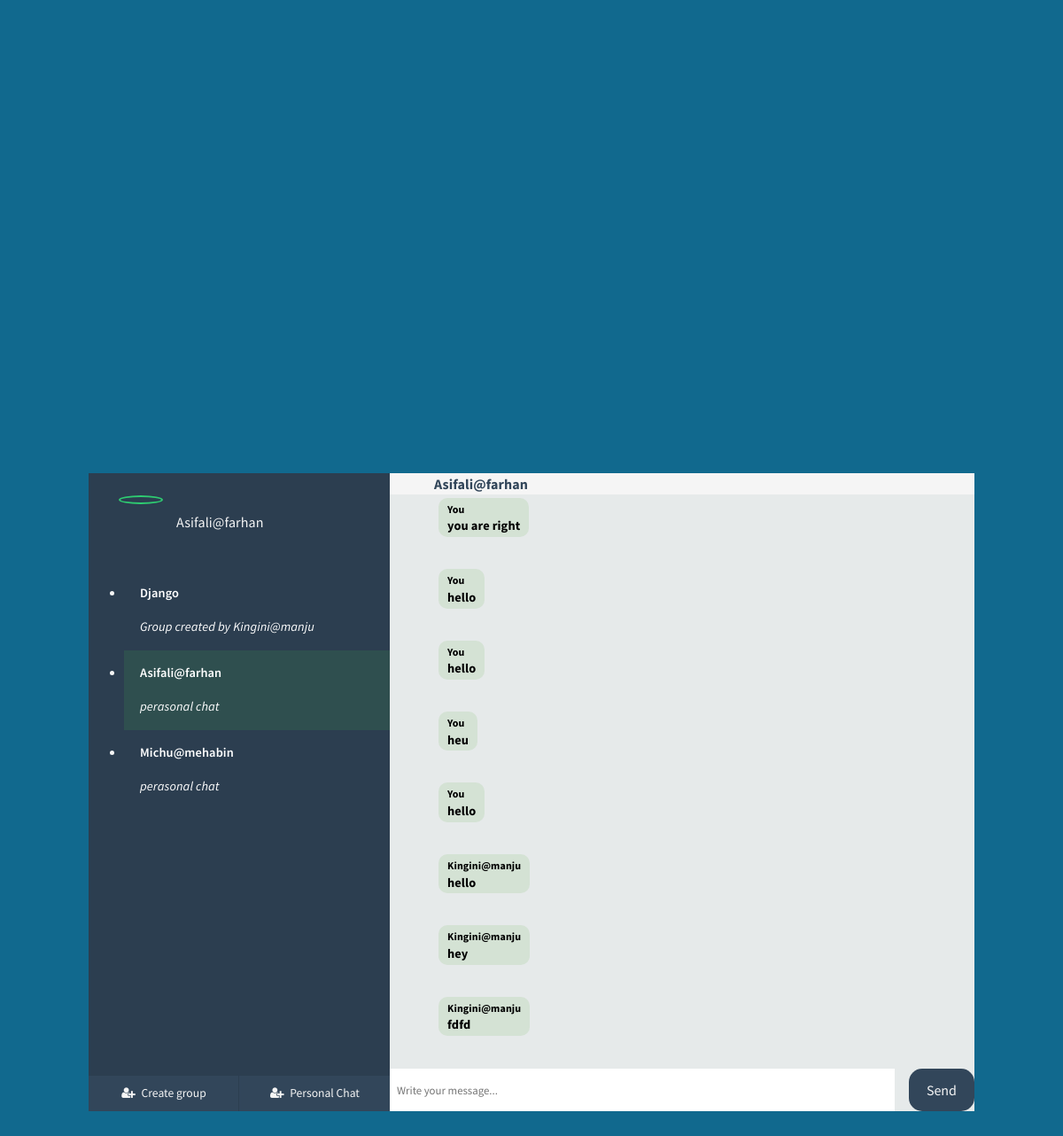
Page /personal_chat/Asifali@farhan/ (signed in) on the committed database.
### chat/models.py (models this page shows, shortened)
class Room(models.Model):
    title = models.CharField(max_length=128)
    code = models.CharField(unique=True, max_length=256, blank=True, null=True)
    users = models.ManyToManyField(User)
    date_created = models.DateTimeField(
        auto_now_add=True, blank=True, null=True)
    is_deleted = models.BooleanField(default=False)
    creator = models.ForeignKey(
        User, on_delete=models.CASCADE, related_name='room_creator')

### personal_chat/models.py (models this page shows, shortened)
class Thread(models.Model):
    name = models.CharField(max_length=50, null=True, blank=True)
    users = models.ManyToManyField('auth.User')

class PersonalMessage(models.Model):
    thread = models.ForeignKey(Thread, on_delete=models.CASCADE)
    sender = models.ForeignKey('auth.User', on_delete=models.CASCADE)
    text = models.TextField(blank=False, null=False)

### personal_chat/views.py (the view)
# urls.py: path('<str:username>/', views.lobby, name='lobby')
@login_required
def lobby(request, username):
    user = request.user
    try:
        lobby = Thread.objects.get(name=username)
    except:
        return HttpResponseForbidden()
    my_username = request.user.username
    chats = []
    chats = PersonalMessage.objects.filter(thread=lobby)
    all_rooms = Room.objects.all()
    active_rooms = []
    for i in all_rooms:
        members_list = i.users.all()
        if request.user in members_list:
            active_rooms.append(i)
    threads = Thread.objects.all()
    active_threads = []
    for thread in threads:
        members = thread.users.all()
        if user in members:
            active_threads.append(thread)
    current_site = get_current_site(request).domain
    if request.is_secure():
        protocol = "https://"
    else:
        protocol = "http://"
    return render(request, 'chat/personalchat.html', {
        "username": username,
        "my_username": my_username,
        "lobby": lobby,
        "active_rooms": active_rooms,
        "chats":chats,
        "active_threads":active_threads,
        "gform": ChatRoomForm(),
        "pform": PersonalChatForm()
    })

### chat/forms.py
class ChatRoomForm(forms.ModelForm):
    users = forms.ModelMultipleChoiceField(
        queryset=User.objects.all(),
        widget=forms.CheckboxSelectMultiple,
        required=True)
    class Meta:
        model = Room
        fields = ['title','users']
        widgets = {
            'title': TextInput(attrs={'class': 'required form-control', 'placeholder': 'New group name'}),
        }

### personal_chat/forms.py
class PersonalChatForm(forms.ModelForm):
    users = forms.ModelMultipleChoiceField(
        queryset=User.objects.all(),
        widget=forms.CheckboxSelectMultiple,
        required=True)
    class Meta:
        model = Thread
        fields = ['users']

### templates/chat/personalchat.html (shortened to what this page needs)
{%load static crispy_forms_tags %}
<!DOCTYPE html>
<html class="">
<head>
  <link href="//maxcdn.bootstrapcdn.com/bootstrap/4.0.0/css/bootstrap.min.css" rel="stylesheet" id="bootstrap-css" />
  <link rel="stylesheet prefetch" href="https://cdnjs.cloudflare.com/ajax/libs/meyer-reset/2.0/reset.min.css" />
  <link rel="stylesheet" href="https://cdnjs.cloudflare.com/ajax/libs/font-awesome/4.6.2/css/font-awesome.min.css" />
</head>
<body>
  <div id="frame">
    <div id="sidepanel">
      <div id="profile">
        <div class="wrap">
          <img id="profile-img" src="http://emilcarlsson.se/assets/mikeross.png" class="online" alt="" />
          <p>{{user.username}}</p>
        </div>
      </div>
      <div id="contacts">
        <ul>
          {%for i in active_rooms%}
          <li class="contact">
            <a href="{% url 'chat:room' room_code=i.code %}" class="d-block text-white" style="text-decoration: none;">
              <div class="wrap">
                <div class="meta">
                  <p class="name">{{i.title}}</p><p class="preview">
                    <i>Group created by {{i.creator}}</i>
                  </p>
                </div>
              </div>
            </a>
          </li>
          {%endfor%}
          {%for i in active_threads%}
          <li class="contact">
            <a href="{% url 'pearsonal_chat:lobby' username=i.name %}" class="d-block text-white" style="text-decoration: none;">
              <div class="wrap">
                <div class="meta">
                  <p class="name">{{i.name}}</p><p class="preview">
                    <i>perasonal chat</i>
                  </p>
                </div>
              </div>
            </a>
          </li>
          {%endfor%}
        </ul>
      </div>
      <div id="bottom-bar">
        <button id="creategroup" type="button">
          <i class="fa fa-user-plus fa-fw" aria-hidden="true"></i>
          <span>Create group</span>
        </button>
        <button id="createPersonal" type="button">
          <i class="fa fa-user-plus fa-fw" aria-hidden="true"></i>
          <span>Personal Chat</span>
        </button>
      </div>
    </div>
    <div class="content">
      <div class="contact-profile">
        <div>
          <b style="display: block">{{username}}</b>
        </div>
      </div>
      <div class="messages">
        <ul id="chat-log">
          {% for msg in chats %}
          <li class="msg-box sent" id="{{msg.id}}">
            <p>
              <b lass="messager" style="font-size: 12px; font-weight: bold;">{% if my_username == msg.sender.username %}You{%else%}{{msg.sender}}{%endif%}</b> <br />
              <b>{{msg.text}}</b>
            </p>
          </li>
          {%endfor%}
        </ul>
      </div>
      <div class="message-input">
        <div class="wrap">
          <input type="text" name="message" placeholder="Write your message..." id="chat-message-input" required />
          <button type="submit" class="submit" id="chat-message-submit">Send</button>
        </div>
      </div>
    </div>
    </div>
</body>
</html>

### templates/chat/personalchat.html (style rules this page uses)
body { display: flex; align-items: center; justify-content: center; min-height: 100vh; background: #11698e; font-family: "proxima-nova", "Source Sans Pro", sans-serif; font-size: 1em; letter-spacing: 0.1px; color: #32465a; text-rendering: optimizeLegibility; text-shadow: 1px 1px 1px rgba(0, 0, 0, 0.004); -webkit-font-smoothing: antialiased; }
#frame { width: 95%; min-width: 360px; max-width: 1000px; height: 92vh; min-height: 300px; max-height: 720px; background: #e6eaea; }
#frame #sidepanel { float: left; min-width: 280px; max-width: 340px; width: 40%; height: 100%; background: #2c3e50; color: #f5f5f5; overflow: hidden; position: relative; }
#frame #sidepanel #profile { width: 80%; margin: 25px auto; }
#frame #sidepanel #profile .wrap { height: 60px; line-height: 60px; overflow: hidden; -moz-transition: 0.3s height ease; -o-transition: 0.3s height ease; -webkit-transition: 0.3s height ease; transition: 0.3s height ease; }
#frame #sidepanel #profile .wrap img { width: 50px; border-radius: 50%; padding: 3px; border: 2px solid #e74c3c; height: auto; float: left; cursor: pointer; -moz-transition: 0.3s border ease; -o-transition: 0.3s border ease; -webkit-transition: 0.3s border ease; transition: 0.3s border ease; }
#frame #sidepanel #profile .wrap img.online { border: 2px solid #2ecc71; }
#frame #sidepanel #profile .wrap p { float: left; margin-left: 15px; }
#frame #sidepanel #contacts { height: calc(100% - 177px); overflow-y: scroll; overflow-x: hidden; }
#frame #sidepanel #contacts ul li.contact { position: relative; padding: 10px 0 15px 0; font-size: 0.9em; cursor: pointer; }
#frame #sidepanel #contacts ul li.contact .wrap { width: 88%; margin: 0 auto; position: relative; }
#frame #sidepanel #contacts ul li.contact .wrap .meta { padding: 5px 0 0 0; }
#frame #sidepanel #contacts ul li.contact .wrap .meta .name { font-weight: 600; }
#frame #sidepanel #contacts ul li.contact .wrap .meta .preview { margin: 5px 0 0 0; padding: 0 0 1px; font-weight: 400; white-space: nowrap; overflow: hidden; text-overflow: ellipsis; -moz-transition: 1s all ease; -o-transition: 1s all ease; -webkit-transition: 1s all ease; transition: 1s all ease; }
#frame #sidepanel #bottom-bar { position: absolute; width: 100%; bottom: 0; }
#frame #sidepanel #bottom-bar button { float: left; border: none; width: 50%; padding: 10px 0; background: #32465a; color: #f5f5f5; cursor: pointer; font-size: 0.85em; font-family: "proxima-nova", "Source Sans Pro", sans-serif; }
#frame #sidepanel #bottom-bar button:nth-child(1) { border-right: 1px solid #2c3e50; }
#frame #sidepanel #bottom-bar button i { margin-right: 3px; font-size: 1em; }
#frame .content { float: right; width: 60%; height: 100%; overflow: hidden; position: relative; }
@media screen and (min-width: 900px) { #frame .content { width: calc(100% - 340px); } }
#frame .content .contact-profile { width: 100%; background: #f5f5f5; display: flex; align-items: center; cursor: pointer; }
#frame .content .messages { height: auto; min-height: calc(100% - 93px); max-height: calc(100% - 93px); overflow-y: scroll; overflow-x: hidden; }
#frame .content .messages ul li { display: inline-block; clear: both; float: left; margin: 15px 15px 5px 15px; width: calc(100% - 25px); font-size: 0.9em; }
#frame .content .messages ul li:nth-last-child(1) { margin-bottom: 20px; }
#frame .content .messages ul li.sent p { color: #000; background: #d4e2d4; position: relative; }
#frame .content .messages ul li p { display: inline-block; padding: 3px 10px; border-radius: 10px; max-width: 205px; line-height: 130%; max-width: 200px !important; }
@media screen and (min-width: 735px) { #frame .content .messages ul li p { max-width: 300px; } }
#frame .content .message-input { position: absolute; bottom: 0; width: 100%; z-index: 99; }
#frame .content .message-input .wrap { position: relative; display: flex; justify-content: space-between; }
#frame .content .message-input .wrap input { font-family: "proxima-nova", "Source Sans Pro", sans-serif; float: left; border: none; width: calc(100% - 90px); padding: 11px 32px 10px 8px; font-size: 0.8em; color: #32465a; }
#frame .content .message-input .wrap button { border: none; padding: 12px 20px; cursor: pointer; background: #32465a; color: #f5f5f5; display: flex; justify-content: center; align-items: center; border-radius: 15px; }
#chat-log { position: relative; }
.active-chat-box { background-color: darkslategrey; }

### rows in the picture
Room: title "Django", creator "Kingini@manju"
Thread: name "Asifali@farhan"
Thread: name "Michu@mehabin"
PersonalMessage: shows "You", text "you are right"
PersonalMessage: shows "You", text "hello"
PersonalMessage: shows "You", text "hello"
PersonalMessage: shows "You", text "heu"
PersonalMessage: shows "You", text "hello"
PersonalMessage: sender "Kingini@manju", text "hello"
PersonalMessage: sender "Kingini@manju", text "hey"
PersonalMessage: sender "Kingini@manju", text "fdfd"

### other values in the picture
{{ user.username }} "Asifali@farhan"
{{ username }} "Asifali@farhan"
